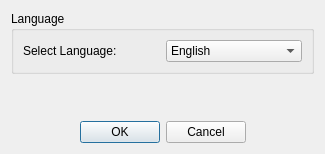
<?xml version="1.0" encoding="UTF-8"?>
<ui version="4.0">
 <class>SettingsDialog</class>
 <widget class="QDialog" name="SettingsDialog">
  <property name="geometry">
   <rect>
    <x>0</x>
    <y>0</y>
    <width>325</width>
    <height>154</height>
   </rect>
  </property>
  <property name="windowTitle">
   <string>Settings</string>
  </property>
  <layout class="QVBoxLayout" name="verticalLayout_2">
   <item>
    <widget class="QGroupBox" name="languageGroupBox">
     <property name="title">
      <string>Language</string>
     </property>
     <layout class="QHBoxLayout" name="horizontalLayout">
      <item>
       <widget class="QLabel" name="selectLanguageLabel">
        <property name="text">
         <string>Select Language:</string>
        </property>
       </widget>
      </item>
      <item>
       <widget class="QComboBox" name="languageComboBox">
        <item>
         <property name="text">
          <string>English</string>
         </property>
        </item>
        <item>
         <property name="text">
          <string>French</string>
         </property>
        </item>
       </widget>
      </item>
     </layout>
    </widget>
   </item>
   <item>
    <spacer name="verticalSpacer">
     <property name="orientation">
      <enum>Qt::Vertical</enum>
     </property>
     <property name="sizeHint" stdset="0">
      <size>
       <width>20</width>
       <height>40</height>
      </size>
     </property>
    </spacer>
   </item>
   <item>
    <widget class="QDialogButtonBox" name="buttonBox">
     <property name="orientation">
      <enum>Qt::Horizontal</enum>
     </property>
     <property name="standardButtons">
      <set>QDialogButtonBox::Cancel|QDialogButtonBox::Ok</set>
     </property>
     <property name="centerButtons">
      <bool>true</bool>
     </property>
    </widget>
   </item>
  </layout>
 </widget>
 <resources/>
 <connections>
  <connection>
   <sender>buttonBox</sender>
   <signal>accepted()</signal>
   <receiver>SettingsDialog</receiver>
   <slot>accept()</slot>
   <hints>
    <hint type="sourcelabel">
     <x>248</x>
     <y>254</y>
    </hint>
    <hint type="destinationlabel">
     <x>157</x>
     <y>274</y>
    </hint>
   </hints>
  </connection>
  <connection>
   <sender>buttonBox</sender>
   <signal>rejected()</signal>
   <receiver>SettingsDialog</receiver>
   <slot>reject()</slot>
   <hints>
    <hint type="sourcelabel">
     <x>316</x>
     <y>260</y>
    </hint>
    <hint type="destinationlabel">
     <x>286</x>
     <y>274</y>
    </hint>
   </hints>
  </connection>
 </connections>
</ui>
